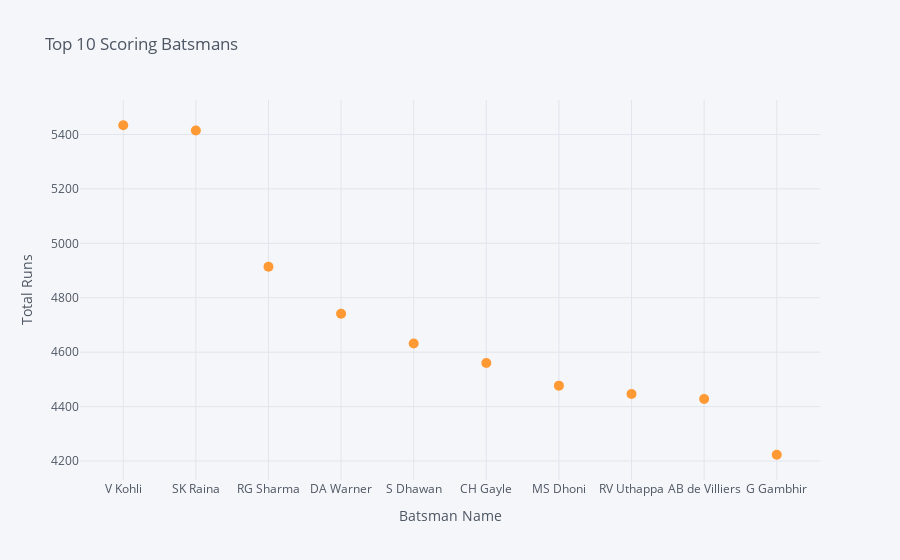

Notebook code for this chart:
### Code cell
strike_rate[:10].iplot(kind='scatter',x='batsman',y='batsman_runs',title='Top 10 Scoring Batsmans',
                       mode='markers',size=10,xTitle='Batsman Name',yTitle='Total Runs')

### Figure 1 — Plotly figure (JSON) as saved in the notebook; plotly's stock layout.template omitted (floating-point values rounded to 4 significant figures)
{"data": [{"line": {"color": "rgba(255, 153, 51, 1.0)", "dash": "solid", "shape": "linear", "width": 1.3}, "marker": {"size": 10, "symbol": "circle"}, "mode": "markers", "name": "batsman_runs", "text": "", "type": "scatter", "x": ["V Kohli", "SK Raina", "RG Sharma", "DA Warner", "S Dhawan", "CH Gayle", "MS Dhoni", "RV Uthappa", "AB de Villiers", "G Gambhir"], "y": [5434, 5415, 4914, 4741, 4632, 4560, 4477, 4446, 4428, 4223]}], "layout": {"legend": {"bgcolor": "#F5F6F9", "font": {"color": "#4D5663"}}, "paper_bgcolor": "#F5F6F9", "plot_bgcolor": "#F5F6F9", "title": {"font": {"color": "#4D5663"}, "text": "Top 10 Scoring Batsmans"}, "xaxis": {"gridcolor": "#E1E5ED", "showgrid": true, "tickfont": {"color": "#4D5663"}, "title": {"font": {"color": "#4D5663"}, "text": "Batsman Name"}, "zerolinecolor": "#E1E5ED"}, "yaxis": {"gridcolor": "#E1E5ED", "showgrid": true, "tickfont": {"color": "#4D5663"}, "title": {"font": {"color": "#4D5663"}, "text": "Total Runs"}, "zerolinecolor": "#E1E5ED"}}}
